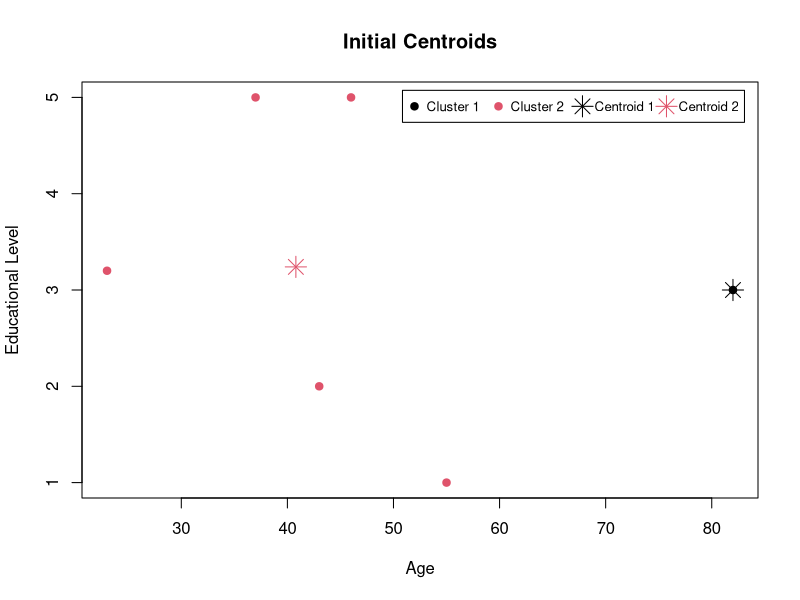
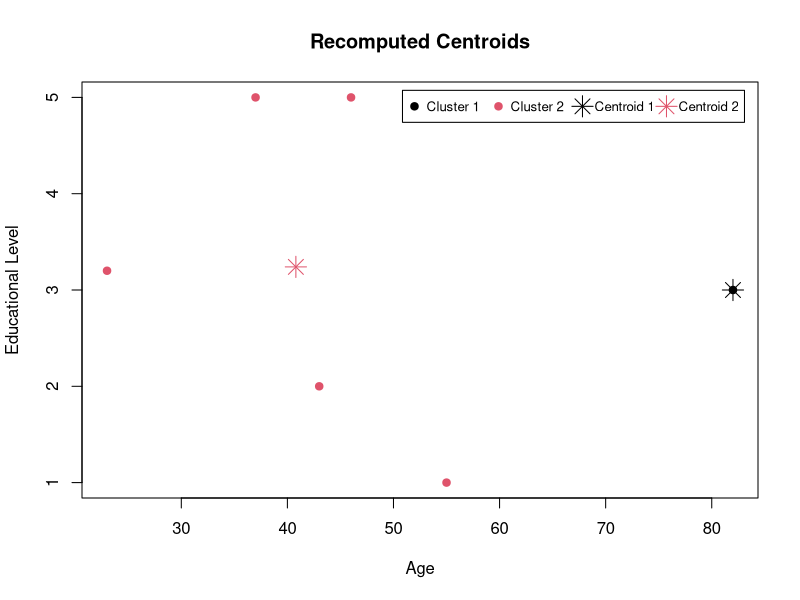

Reproduce these figures in R, in order.
# Define the initial data
data <- data.frame(
  Name = c("Andrew", "Bernhard", "Carolina", "Dennis", "Eve", "Fred"),
  Age = c(55, 43, 37, 82, 23, 46),
  Educational_level = c(1, 2, 5, 3, 3.2, 5)
)

# Perform k-means clustering with 2 clusters and initial centroids
kmeans_initial <- kmeans(data[, c("Age", "Educational_level")], centers = data.frame(
  Age = c(55, 37),  # Initial centroids for Age
  Educational_level = c(1, 5)  # Initial centroids for Educational level
))

# Extract initial cluster assignments
initial_clusters <- kmeans_initial$cluster

# Plot initial centroids and data points
plot(data$Age, data$Educational_level, col = initial_clusters, pch = 19, 
     xlab = "Age", ylab = "Educational Level", main = "Initial Centroids")
points(kmeans_initial$centers[, 1], kmeans_initial$centers[, 2], col = 1:2, pch = 8, cex = 2)
legend("topright", legend = c("Cluster 1", "Cluster 2", "Centroid 1", "Centroid 2"), 
       col = c(1, 2, 1, 2), pch = c(19, 19, 8, 8), cex = 0.8, bg = "white", 
       pt.cex = c(1, 1, 2, 2), text.col = "black", horiz = TRUE, inset = 0.02)

# Perform k-means clustering with 2 clusters and recomputed centroids
kmeans_recomputed <- kmeans(data[, c("Age", "Educational_level")], centers = kmeans_initial$centers)

# Extract recomputed cluster assignments
recomputed_clusters <- kmeans_recomputed$cluster

# Plot recomputed centroids and data points
plot(data$Age, data$Educational_level, col = recomputed_clusters, pch = 19, 
     xlab = "Age", ylab = "Educational Level", main = "Recomputed Centroids")
points(kmeans_recomputed$centers[, 1], kmeans_recomputed$centers[, 2], col = 1:2, pch = 8, cex = 2)
legend("topright", legend = c("Cluster 1", "Cluster 2", "Centroid 1", "Centroid 2"), 
       col = c(1, 2, 1, 2), pch = c(19, 19, 8, 8), cex = 0.8, bg = "white", 
       pt.cex = c(1, 1, 2, 2), text.col = "black", horiz = TRUE, inset = 0.02)
